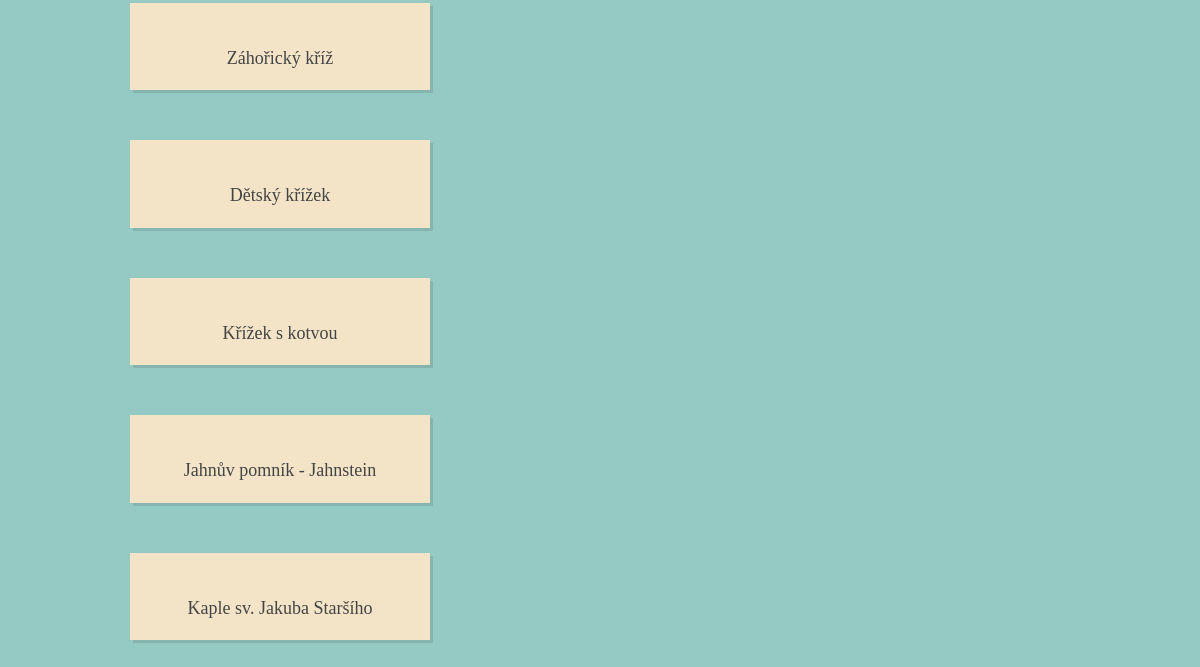
/relic/ (lower part), run on an earlier commit of the app's database.
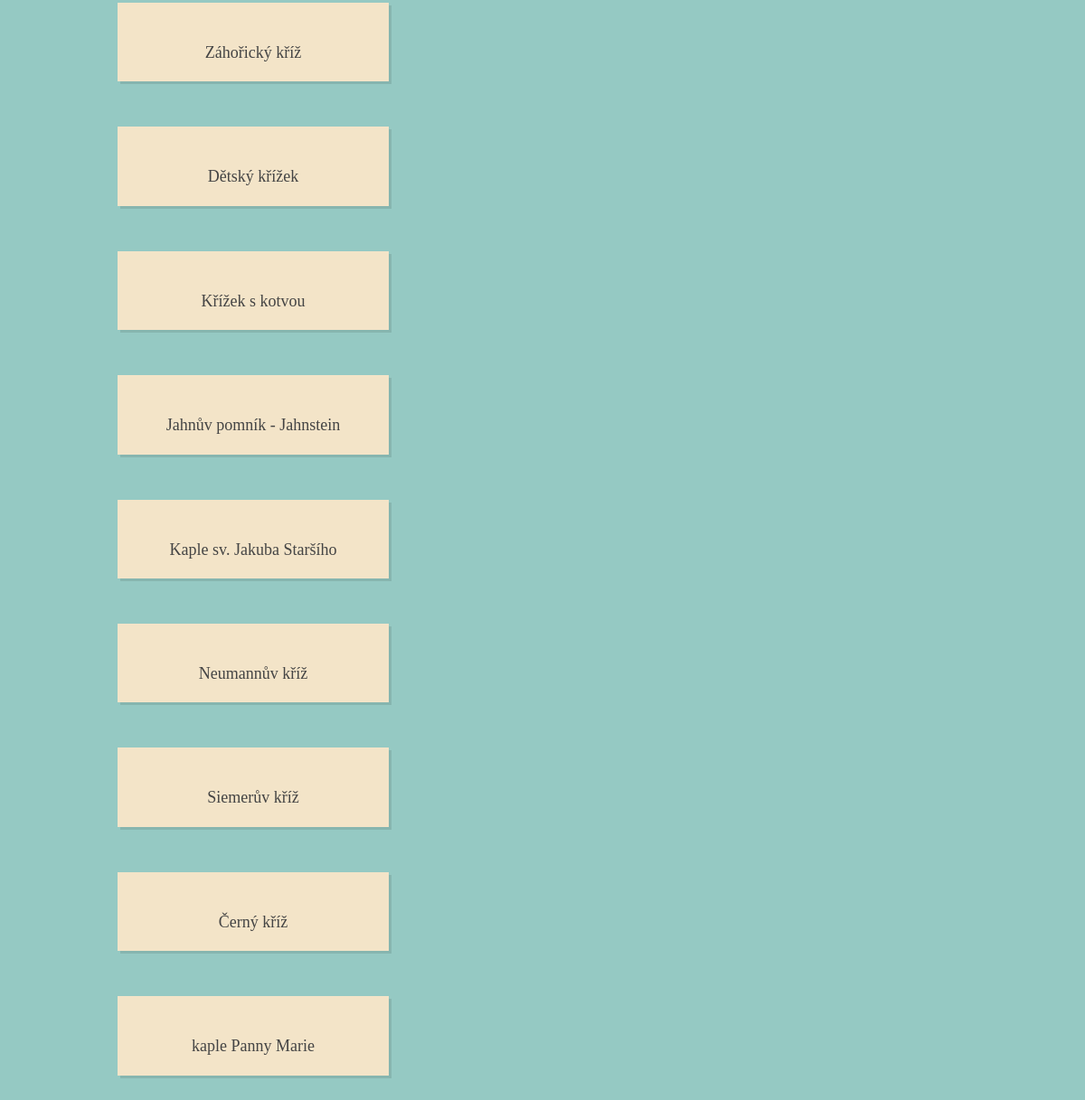
And on a later commit of the database.
### relic/models.py (models this page shows, shortened)
class Relic(models.Model):
    title = models.CharField(max_length=100, unique=True, verbose_name="Název")
    place = models.CharField(max_length=100, blank=True, verbose_name="Umístění")
    gps = models.CharField(max_length=50, blank=True, verbose_name="GPS")
    date_of_build = models.CharField(max_length=20, null=True, verbose_name="Datum vzniku", blank=True)
    reconstruction = models.CharField(max_length=200, null=True, verbose_name="Rekonstrukce", blank=True)
    price_of_rec = models.IntegerField(verbose_name="Cena rekonstrukce", null=True, blank=True)
    source_of_finance = models.CharField(max_length=30, blank=True, verbose_name="Zdroj financí")
    owner = models.CharField(max_length=40, blank=True, verbose_name="Vlastník")
    type_of_r = models.CharField(max_length=8, choices=types_choice, blank=True, null=True, verbose_name="Typ památky")
    sign = models.TextField(null=True, blank=True, verbose_name="Nápis")
    body = models.TextField(verbose_name="Popis")
    katalog_numb = models.CharField(max_length=30, blank=True, verbose_name="Rejstříkové č.")
    series_num = models.IntegerField(blank=True, null=True, verbose_name="Pořadová číslo")
    w_ssr = models.BooleanField(default=False, verbose_name="Stezka sovy Rozárky")
    w_kc = models.BooleanField(default=False, verbose_name="Křížková cesta")
    w_czp = models.BooleanField(default=False, verbose_name="Cesta za pověstí")
    w_csj = models.BooleanField(default=False, verbose_name="Cesta sv. Jakuba")
    w_div = models.BooleanField(default=False, verbose_name="Cesta divočinou")
    pic = ThumbnailerImageField(upload_to=get_name_file, null=True, blank=True, verbose_name="Titulní foto")
    pic2 = ThumbnailerImageField(upload_to=get_name_file, null=True, blank=True)
    picd_2 = models.CharField(max_length=100, null=True, blank=True, verbose_name="Popis")
    pic3 = ThumbnailerImageField(upload_to=get_name_file, null=True, blank=True)
    picd_3 = models.CharField(max_length=100, null=True, blank=True, verbose_name="Popis")
    pic4 = ThumbnailerImageField(upload_to=get_name_file, null=True, blank=True)
    picd_4 = models.CharField(max_length=100, null=True, blank=True, verbose_name="Popis")
    pic5 = ThumbnailerImageField(upload_to=get_name_file, null=True, blank=True)
    picd_5 = models.CharField(max_length=100, null=True, blank=True, verbose_name="Popis")
    pic6 = ThumbnailerImageField(upload_to=get_name_file, null=True, blank=True)
    picd_6 = models.CharField(max_length=100, null=True, blank=True, verbose_name="Popis")
    pic7 = ThumbnailerImageField(upload_to=get_name_file, null=True, blank=True)
    picd_7 = models.CharField(max_length=100, null=True, blank=True, verbose_name="Popis")
    pic8 = ThumbnailerImageField(upload_to=get_name_file, null=True, blank=True)
    picd_8 = models.CharField(max_length=100, null=True, blank=True, verbose_name="Popis")
    posted = models.DateField(db_index=True, auto_now_add=True)
    slug = models.SlugField(max_length=100, unique=True, verbose_name="Nechat")

### relic/views.py (the view)
def relics_index(request):
    context = {
        'relics': Relic.objects.all()
    }
    return render(request, 'relics_index.html', context)

### cont_proces.py (called while the page is built)
def extra_context(request):
    extras = {}
    extras["ALL_RELICS"] = Relic.objects.all().order_by("-title")
    return(extras)

### relic/templates/relics_index.html (shortened to what this page needs)
{% extends 'base.html' %}
{% block content %}
{% load thumbnail %}
<br/>
                <ul id="filter-container" class="feature cf">
              {% if relics %}
              {% for relic in relics %}
                    <li class="
                        {% if relic.w_ssr == True %}
                        ssr
                        {% else %}
                        {% endif %}
                        {% if relic.w_kc == True %}
                        kc
                        {% else %}
                        {% endif %}
                        {% if relic.w_csj == True %}
                        csj
                        {% else %}
                        {% endif %}
                        {% if relic.w_csj == True %}
                        div
                        {% else %}
                        {% endif %}
                        {% if relic.w_czp == True %}
                        czp
                        {% else %}
                        {% endif %}">
                        <a href="/relic/view/{{relic.slug}}" class="thumb" ><img src="{{relic.pic|thumbnail_url:'galRelThum'}}" alt="" />
                        </a>
                        <h5 class="caption">{{relic.title}}</h5>
                    </li>
               {% endfor %}
               {% else %}
               <p>There are no relics.</p>
               {% endif %}
                </ul>
        {% endblock %}

What changed in the data, as far as the page shows it:
added Relic: title "Neumannův kříž"
added Relic: title "Siemerův kříž"
added Relic: title "Černý kříž"
added Relic: title "kaple Panny Marie"
